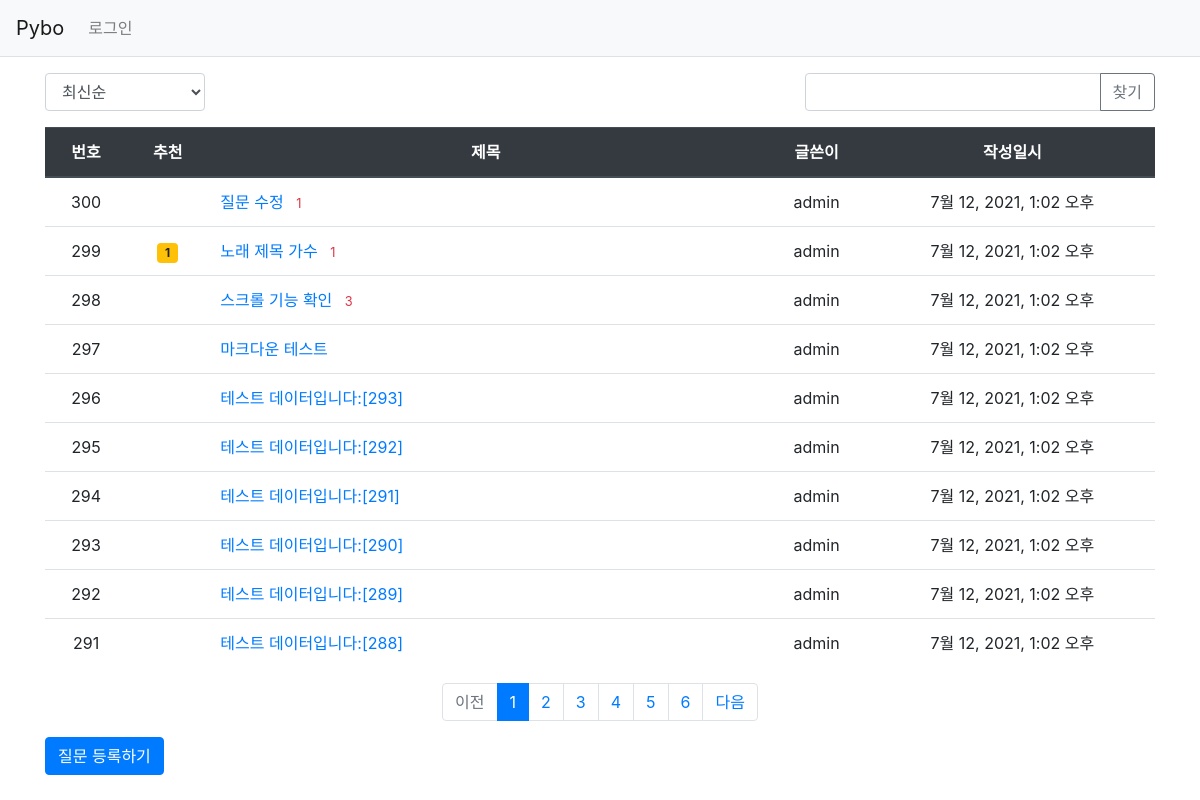
Screenshot of /pybo/ with the database file from the repository.
### pybo/models.py (models this page shows, shortened)
class Question(models.Model):
    author = models.ForeignKey(User, on_delete=models.CASCADE, related_name='author_question')
    subject = models.CharField(max_length=200)
    content = models.TextField()
    create_date = models.DateTimeField()
    modify_date = models.DateTimeField(null=True, blank=True)
    voter = models.ManyToManyField(User, related_name='voter_question')  # voter 추가

### pybo/views/base_views.py (the view, shortened to what this page needs)
# urls.py: path('', base_views.index, name='index')
def index(request):
    page = request.GET.get('page', '1')  # 페이지
    kw = request.GET.get('kw', '')  # 검색어
    so = request.GET.get('so', 'recent')  # 정렬기준
    if so == 'recommend':
        question_list = Question.objects.annotate(num_voter=Count('voter')).order_by('-num_voter', '-create_date')
    elif so == 'popular':
        question_list = Question.objects.annotate(num_answer=Count('answer')).order_by('-num_answer', '-create_date')
    else:  # recent
        question_list = Question.objects.order_by('-create_date')
    paginator = Paginator(question_list, 10)  # 페이지당 10개씩 보여주기
    page_obj = paginator.get_page(page)
    context = {'question_list': page_obj, 'page': page, 'kw': kw}
    time.sleep(10)
    print('sleep.....')
    return render(request, 'pybo/question_list.html', context)

### pybo/templatetags/pybo_filter.py (called while the page is built)
@register.filter
def sub(value, arg):
    return value - arg

### templates/pybo/question_list.html (shortened to what this page needs)
{% extends 'base.html' %}
{% load pybo_filter %}
{% block content %}
<div class="container my-3">
    <div class="row justify-content-between my-3">
        <div class="col-2">
            <select class="form-control so">
                <option value="recent" {% if so == 'recent' %}selected{% endif %}>최신순</option>
            </select>
        </div>
        <div class="col-4 input-group">
            <input type="text" class="form-control kw" value="{{ kw|default_if_none:'' }}">
            <div class="input-group-append">
                <button class="btn btn-outline-secondary" type="button" id="btn_search">찾기</button>
            </div>
        </div>
    </div>
    <table class="table">
        <thead>
        <tr class="text-center thead-dark">
            <th>번호</th>
            <th>추천</th>
            <th style="width:50%">제목</th>
            <th>글쓴이</th>
            <th>작성일시</th>
        </tr>
        </thead>
        <tbody>
        {% if question_list %}
        {% for question in question_list %}
        <tr class="text-center">
            <td>
                {{ question_list.paginator.count|sub:question_list.start_index|sub:forloop.counter0|add:1 }}
            </td>
            <td>
                {% if question.voter.all.count > 0 %}
                <span class="badge badge-warning px-2 py-1">{{ question.voter.all.count }}</span>
                {% endif %}
            </td>
            <td class="text-left">
                <a href="{% url 'pybo:detail' question.id %}">{{ question.subject }}</a>
                {% if question.answer_set.count > 0 %}
                <span class="text-danger small ml-2">{{ question.answer_set.count }}</span>
                {% endif %}
            </td>
            <td>{{ question.author.username }}</td>
            <td>{{ question.create_date }}</td>
        </tr>
        {% endfor %}
        {% else %}
        <tr>
            <td colspan="3">질문이 없습니다.</td>
        </tr>
        {% endif %}
        </tbody>
    </table>
    <ul class="pagination justify-content-center">
        {% if question_list.has_previous %}
        <li class="page-item">
            <a class="page-link" data-page="{{ question_list.previous_page_number }}" href="#">이전</a>
        </li>
        {% else %}
        <li class="page-item disabled">
            <a class="page-link" tabindex="-1" aria-disabled="true" href="#">이전</a>
        </li>
        {% endif %}
        {% for page_number in question_list.paginator.page_range %}
        {% if page_number >= question_list.number|add:-5 and page_number <= question_list.number|add:5 %}
            {% if page_number == question_list.number %}
            <li class="page-item active" aria-current="page">
                <a class="page-link" href="?page={{ page_number }}">{{ page_number }}</a>
            </li>
            {% else %}
            <li class="page-item">
                <a class="page-link" href="?page={{ page_number }}">{{ page_number }}</a>
            </li>
            {% endif %}
        {% endif %}
        {% endfor %}
        {% if question_list.has_next %}
        <li class="page-item">
            <a class="page-link" href="?page={{ question_list.next_page_number }}">다음</a>
        </li>
        {% else %}
        <li class="page-item disabled">
            <a class="page-link" tabindex="-1" aria-disabled="true" href="#">다음</a>
        </li>
        {% endif %}
    </ul>
     <a href="{% url 'pybo:question_create' %}" class="btn btn-primary">질문 등록하기</a>
</div>
{% endblock %}

### rows the page displays
Question: paginator.count|sub "300", subject "질문 수정", answer_set.count "1", author.username "admin", create_date "7월 12, 2021, 1:02 오후"
Question: paginator.count|sub "299", voter.all.count "1", subject "노래 제목 가수", answer_set.count "1", author.username "admin", create_date "7월 12, 2021, 1:02 오후"
Question: paginator.count|sub "298", subject "스크롤 기능 확인", answer_set.count "3", author.username "admin", create_date "7월 12, 2021, 1:02 오후"
Question: paginator.count|sub "297", subject "마크다운 테스트", author.username "admin", create_date "7월 12, 2021, 1:02 오후"
Question: paginator.count|sub "296", subject "테스트 데이터입니다:[293]", author.username "admin", create_date "7월 12, 2021, 1:02 오후"
Question: paginator.count|sub "295", subject "테스트 데이터입니다:[292]", author.username "admin", create_date "7월 12, 2021, 1:02 오후"
Question: paginator.count|sub "294", subject "테스트 데이터입니다:[291]", author.username "admin", create_date "7월 12, 2021, 1:02 오후"
Question: paginator.count|sub "293", subject "테스트 데이터입니다:[290]", author.username "admin", create_date "7월 12, 2021, 1:02 오후"
Question: paginator.count|sub "292", subject "테스트 데이터입니다:[289]", author.username "admin", create_date "7월 12, 2021, 1:02 오후"
Question: paginator.count|sub "291", subject "테스트 데이터입니다:[288]", author.username "admin", create_date "7월 12, 2021, 1:02 오후"

### other values shown
{{ page_number }} "1"
{{ page_number }} "2" "3" "4" "5" "6"
